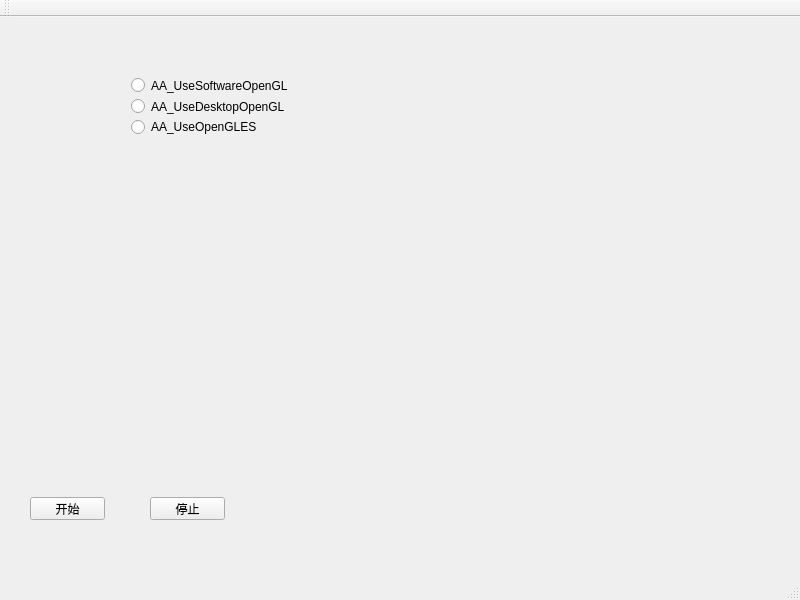
<?xml version="1.0" encoding="UTF-8"?>
<ui version="4.0">
 <class>MainWindow</class>
 <widget class="QMainWindow" name="MainWindow">
  <property name="geometry">
   <rect>
    <x>0</x>
    <y>0</y>
    <width>800</width>
    <height>600</height>
   </rect>
  </property>
  <property name="windowTitle">
   <string>MainWindow</string>
  </property>
  <widget class="QWidget" name="centralWidget">
   <widget class="QPushButton" name="pushButton">
    <property name="geometry">
     <rect>
      <x>30</x>
      <y>480</y>
      <width>75</width>
      <height>23</height>
     </rect>
    </property>
    <property name="text">
     <string>开始</string>
    </property>
   </widget>
   <widget class="QPushButton" name="pushButton_2">
    <property name="geometry">
     <rect>
      <x>150</x>
      <y>480</y>
      <width>75</width>
      <height>23</height>
     </rect>
    </property>
    <property name="text">
     <string>停止</string>
    </property>
   </widget>
   <widget class="QWidget" name="widget" native="true">
    <property name="geometry">
     <rect>
      <x>120</x>
      <y>50</y>
      <width>201</width>
      <height>78</height>
     </rect>
    </property>
    <layout class="QVBoxLayout" name="verticalLayout">
     <item>
      <widget class="QRadioButton" name="radioBtn_softwareOpenGL">
       <property name="text">
        <string>AA_UseSoftwareOpenGL</string>
       </property>
      </widget>
     </item>
     <item>
      <widget class="QRadioButton" name="radioBtn_desktopOpenGL">
       <property name="text">
        <string>AA_UseDesktopOpenGL</string>
       </property>
      </widget>
     </item>
     <item>
      <widget class="QRadioButton" name="radioBtn_openGLES">
       <property name="text">
        <string>AA_UseOpenGLES</string>
       </property>
      </widget>
     </item>
    </layout>
   </widget>
  </widget>
  <widget class="QMenuBar" name="menuBar">
   <property name="geometry">
    <rect>
     <x>0</x>
     <y>0</y>
     <width>800</width>
     <height>23</height>
    </rect>
   </property>
  </widget>
  <widget class="QToolBar" name="mainToolBar">
   <attribute name="toolBarArea">
    <enum>TopToolBarArea</enum>
   </attribute>
   <attribute name="toolBarBreak">
    <bool>false</bool>
   </attribute>
  </widget>
  <widget class="QStatusBar" name="statusBar"/>
 </widget>
 <layoutdefault spacing="6" margin="11"/>
 <resources/>
 <connections/>
</ui>
